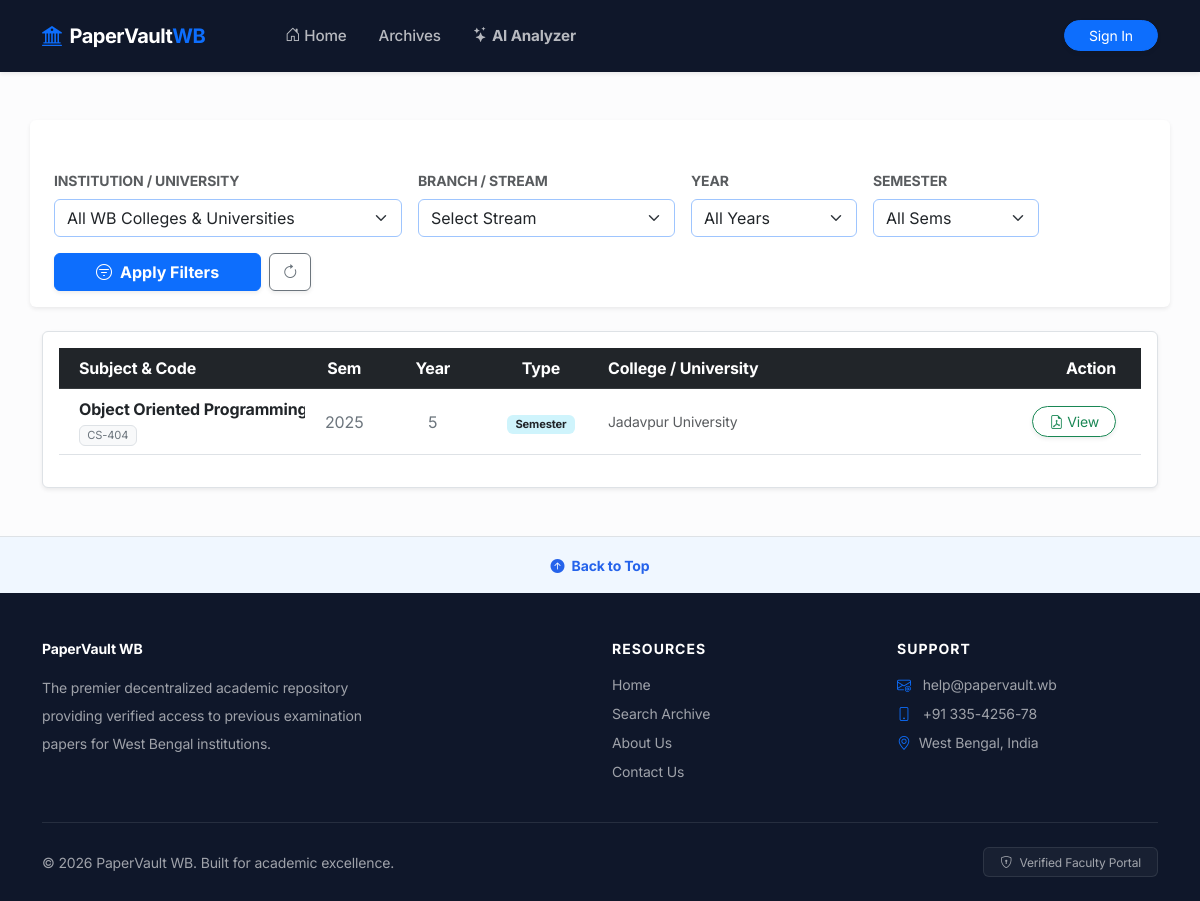
The app's page /search/ with its own data.
### papers/models.py (models this page shows, shortened)
class Paper(models.Model):
    EXAM_TYPES = [
        ('INTERNAL', 'Internal / CA'),
        ('SEMESTER', 'Semester (End-Sem)'),
        ('PRACTICAL', 'Practical Exam'),
    ]
    title = models.CharField(max_length=200)
    college = models.ForeignKey('colleges.College', on_delete=models.CASCADE)
    stream = models.ForeignKey('colleges.Stream', on_delete=models.CASCADE)
    semester = models.IntegerField(choices=[(i, f"Semester {i}") for i in range(1, 9)])
    year = models.IntegerField()
    subject_name = models.CharField(max_length=150)
    subject_code = models.CharField(max_length=20)
    exam_type = models.CharField(max_length=20, choices=EXAM_TYPES)
    pdf_file = models.FileField(upload_to='papers/%Y/%m/')
    uploaded_by = models.ForeignKey(User, on_delete=models.SET_NULL, null=True)
    uploaded_at = models.DateTimeField(auto_now_add=True)

### colleges/models.py (models this page shows, shortened)
class College(models.Model):
    UNIVERSITY_CHOICES = [
        ('MAKAUT', 'MAKAUT (formerly WBUT)'),
        ('JU', 'Jadavpur University'),
        ('CU', 'Calcutta University'),
        ('AUTONOMOUS', 'Autonomous Institution'),
    ]
    name = models.CharField(max_length=255)
    slug = models.SlugField(unique=True)
    university = models.CharField(max_length=20, choices=UNIVERSITY_CHOICES)
    logo = models.ImageField(upload_to='college_logos/', blank=True)

### papers/views.py (the view)
# urls.py: path('search/', views.paper_search, name='papers'),
def paper_search(request):
    papers = Paper.objects.all().order_by('-year')
    college_id = request.GET.get('college')
    stream_id = request.GET.get('stream')
    sem = request.GET.get('semester')
    year = request.GET.get('year')
    if college_id: papers = papers.filter(college_id=college_id)
    if stream_id: papers = papers.filter(stream_id=stream_id)
    if sem: papers = papers.filter(semester=sem)
    if year: papers = papers.filter(year=year)
    current_year = datetime.datetime.now().year
    year_range = range(current_year, current_year - 10, -1)
    context = {
        'papers': papers,
        'colleges': College.objects.all(),
        'streams': Stream.objects.all(),
        'year_range': year_range,
    }
    return render(request, 'papers.html', context)

### templates/papers.html (shortened to what this page needs)
{% extends 'base.html' %}
{% block content %}
<div class="container mt-4">
    <div class="card shadow-sm border-0 mb-4 p-3 animate-fadeIn row">
        <form method="GET" action="{% url 'papers' %}" class="row g-3 align-items-end">
            <div class="col-md-4">
                <label class="form-label fw-bold small text-muted text-uppercase">Institution / University</label>
                <select name="college" class="form-select shadow-none border-primary-subtle">
                    <option value="">All WB Colleges & Universities</option>
                </select>
            </div>
            <div class="col-md-3">
                <label class="form-label fw-bold small text-muted text-uppercase">Branch / Stream</label>
                <select name="stream" class="form-select shadow-none border-primary-subtle">
                    <option value="">Select Stream</option>
                </select>
            </div>
            <div class="col-md-2">
                <label class="form-label fw-bold small text-muted text-uppercase">Year</label>
                    <select name="year" class="form-select shadow-none border-primary-subtle">
                        <option value="">All Years</option>
                    </select>
            </div>
            <div class="col-md-2">
                <label class="form-label fw-bold small text-muted text-uppercase">Semester</label>
                <select name="semester" class="form-select shadow-none border-primary-subtle">
                    <option value="">All Sems</option>
                </select>
            </div>
            <div class="col-md-3">
                <div class="d-flex gap-2">
                    <button type="submit" class="btn btn-primary w-100 shadow-sm fw-bold">
                        <i class="bi bi-filter-circle me-2"></i>Apply Filters
                    </button>
                    <a href="{% url 'papers' %}" class="btn btn-outline-secondary shadow-sm">
                        <i class="bi bi-arrow-clockwise"></i>
                    </a>
                </div>
            </div>
        </form>
    </div>
    <div class="table-responsive bg-white p-3 shadow-sm rounded border">
        <table class="table table-hover align-middle custom-paper-table">
    <thead class="table-dark">
        <tr>
            <th class="col-sub" style="width: 25%;">Subject & Code</th>
            <th class="col-sem text-center" style="width: 8%;">Sem</th>
            <th class="col-year text-center" style="width: 10%;">Year</th>
            <th class="col-type text-center" style="width: 12%;">Type</th>
            <th class="col-clg" style="width: 30%;">College / University</th>
            <th class="col-action text-end" style="width: 25%; padding-right: 20px;">Action</th>
        </tr>
    </thead>
    <tbody>
        {% for paper in papers %}
        <tr>
            <td class="col-sub">
                <div class="fw-bold text-dark">{{ paper.subject_name }}</div>
                <span class="badge bg-light text-secondary border fw-normal" style="font-size: 0.7rem;">
                    {{ paper.subject_code }}
                </span>
            </td>
            <td class="col-sem text-secondary">{{ paper.year }}</td>
            <td class="col-year text-secondary">{{ paper.semester }}</td>
            <td class="col-type">
                <span class="badge bg-info-subtle text-dark border-0 px-2" style="font-size: 0.7rem;">{{ paper.exam_type|title }}</span>
            </td>
            <td class="col-clg small text-muted">
                <div class="text-truncate" style="max-width: 180px;" title="{{ paper.college.name }}">
                    {{ paper.college.name }}
                </div>
            </td>
            <td class="col-action text-end">
                <div class="d-inline-flex gap-2">
                    <a href="{{ paper.pdf_file.url }}" class="btn btn-sm btn-outline-success rounded-pill px-3 shadow-sm" target="_blank">
                        <i class="bi bi-file-earmark-pdf me-1"></i>View
                    </a>
                </div>
            </td>
        </tr>
        {% endfor %}
    </tbody>
</table>
    </div>
</div>
{% endblock %}

### static/css/style.css (style rules this page uses)
:root { --nav-footer-bg: #0f172a; --accent-blue: #2563eb; --light-blue-bg: #f0f7ff; --text-dark: #334155; --border-glow: rgba(37, 99, 235, 0.5); }
body { background-color: #fcfcfd; color: var(--text-dark); font-family: 'Inter', sans-serif; letter-spacing: -0.01em; margin: 0; }
.custom-paper-table { table-layout: fixed; width: 100%; }
.col-sub { text-align: left; padding-left: 20px !important; }
.col-sem { text-align: center !important; }
.col-year { text-align: center !important; }
.col-type { text-align: center !important; }
.col-clg { text-align: left; }
.col-action { text-align: right !important; padding-right: 25px !important; }
.custom-paper-table td { white-space: nowrap; overflow: hidden; text-overflow: ellipsis; }

### records on screen
Paper: subject_name "Object Oriented Program…", subject_code "CS-404", year "2025", semester "5", exam_type "Semester", college.name "Jadavpur University"
